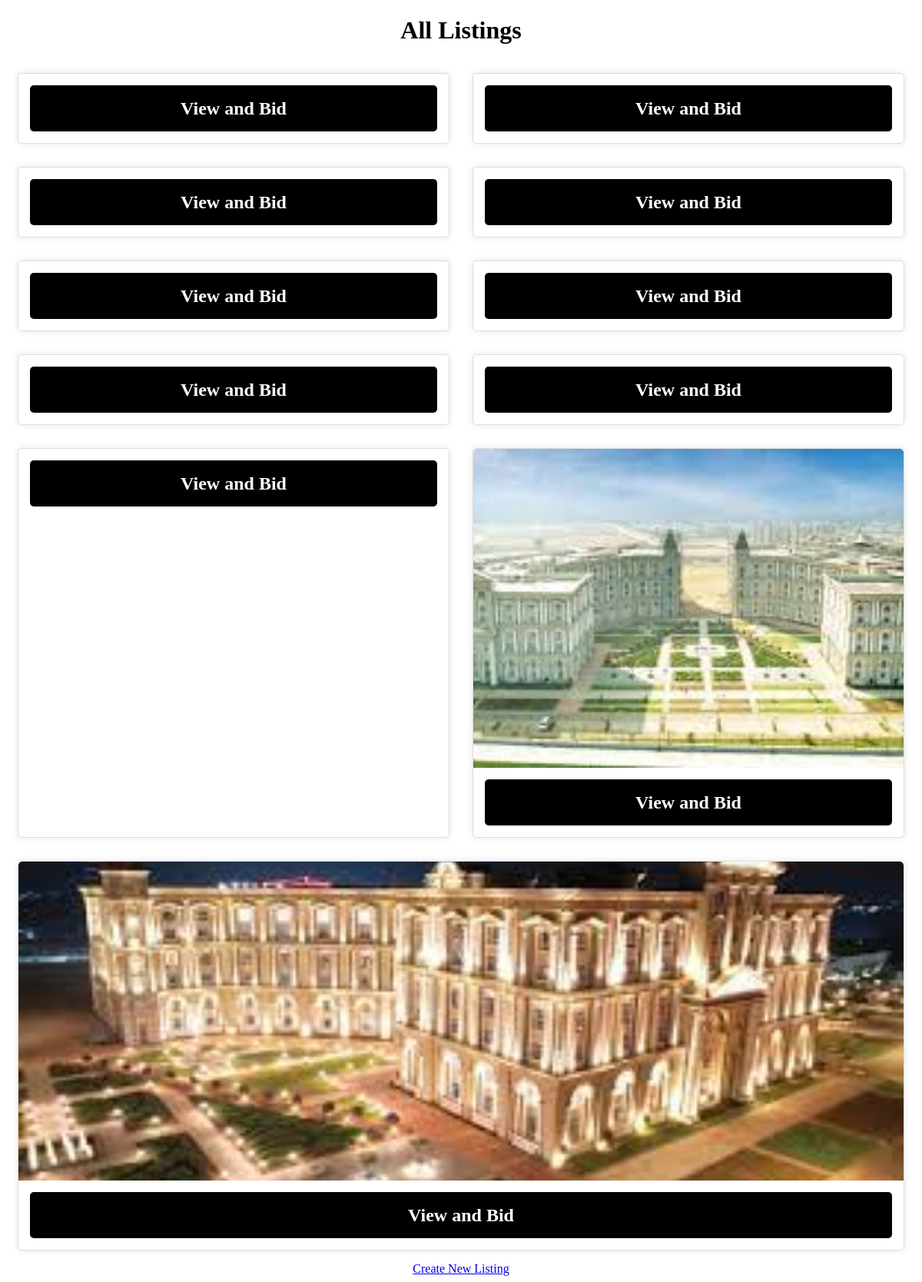
/auctions/, run on an earlier commit of the app's database.
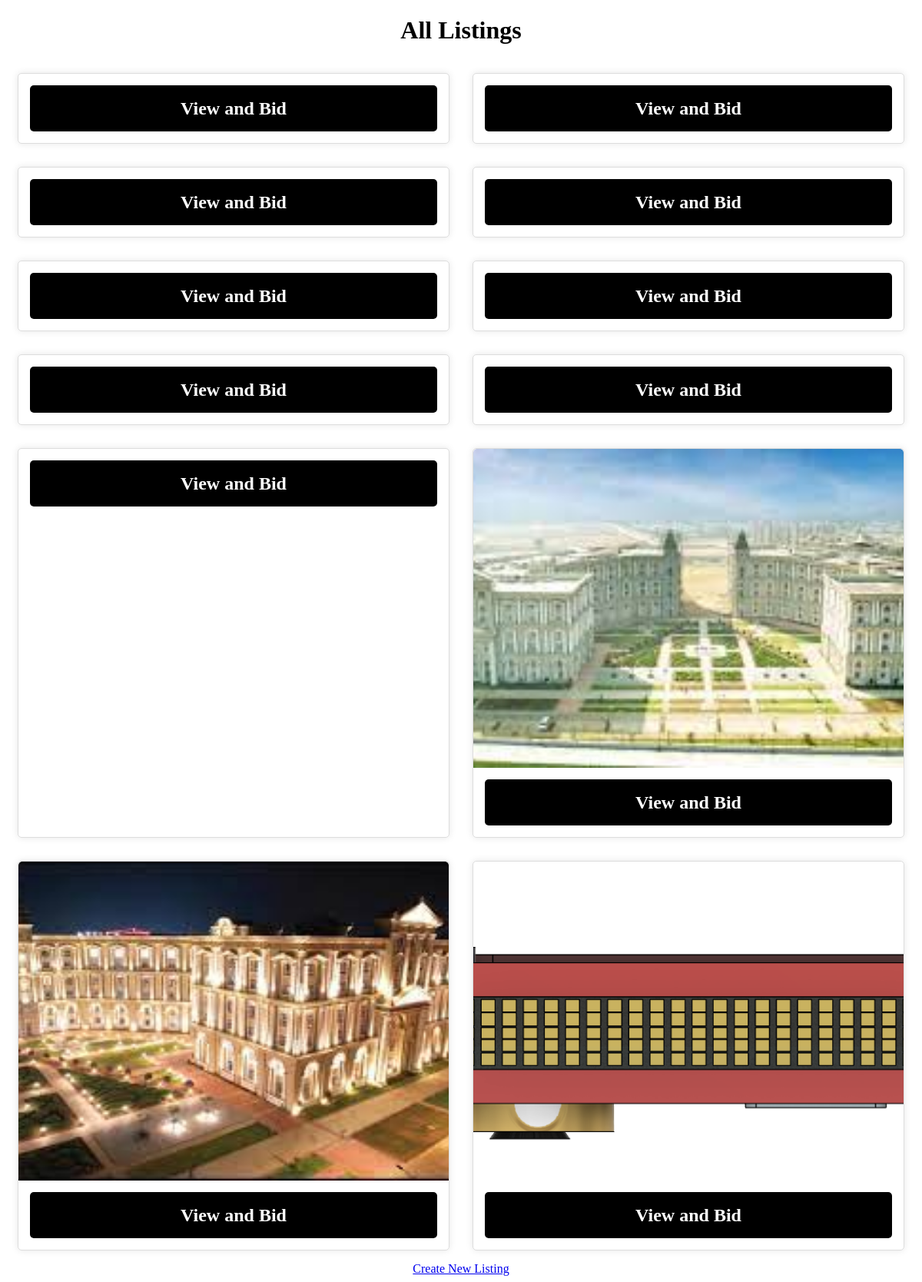
And on a later commit of the database.
### auctions/models.py (models this page shows, shortened)
class Listing(models.Model):
    title = models.CharField(max_length=200)
    description = models.TextField()
    starting_bid = models.DecimalField(max_digits=10, decimal_places=2)
    address = models.CharField(max_length=200, default='default address')
    size = models.DecimalField(max_digits=10, decimal_places=2, default=0)
    year_built = models.IntegerField(
        validators=[
            MinValueValidator(1000),
            MaxValueValidator(datetime.datetime.now().year)
        ],
        default=datetime.datetime.now().year
    )
    tags = models.CharField(max_length=255, blank=True)
    created_at = models.DateTimeField(default=timezone.now)
    current_bid = models.DecimalField(max_digits=10, decimal_places=2, default=0)
    user = models.ForeignKey(User, on_delete=models.CASCADE)

class ListingImage(models.Model):
    listing = models.ForeignKey(Listing, related_name='images', on_delete=models.CASCADE)
    image = models.ImageField(upload_to='listing_images/')

### auctions/views.py (the view)
# urls.py: path('auctions/', views.products, name='products'),
def products(request):
    listings = Listing.objects.all()
    context = {
        'listings': listings
    }
    return render(request, 'auctions/products.html', context)

### auctions/templates/auctions/products.html (shortened to what this page needs)
<!DOCTYPE html>
<html lang="en">
<head>
</head>
<body>
    <h1>All Listings</h1>
    <div class="listing-container">
        {% for listing in listings %}
            <div class="listing-card">
                {% for image in listing.images.all %}
                    <img src="{{ image.image.url }}" alt="Listing Image" class="listing-image">
                {% endfor %}
                <div class="button-container">
                    <a href="{% url 'bid' listing.id %}" class="view-bid-button">View and Bid</a>
                </div>
            </div>
        {% empty %}
            <p>No listings available.</p>
        {% endfor %}
    </div>
    <a href="{% url 'create' %}">Create New Listing</a>
</body>
</html>

What changed in the data, as far as the page shows it:
added ListingImage: image (picture)
